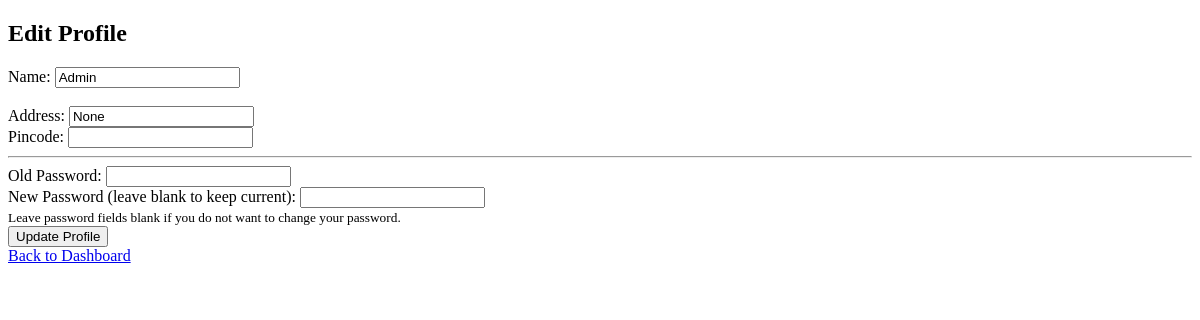
The page /edit_profile (signed in) on the database as committed earlier.
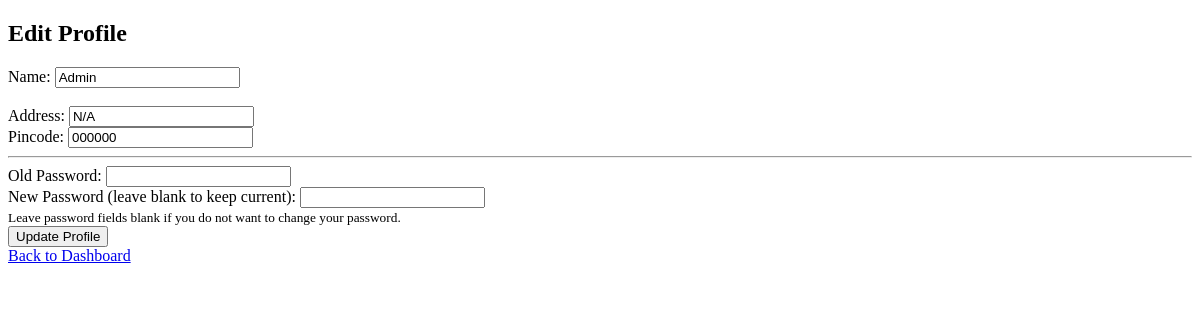
The same page on the database as committed later.
### models.py (models this page shows)
class User(db.Model):
    id = db.Column(db.Integer, primary_key=True)
    username = db.Column(db.String(80), unique=True, nullable=False)
    password = db.Column(db.String(120), nullable=False)
    name = db.Column(db.String(120), nullable=False)
    address = db.Column(db.String(200), nullable=True)
    pincode = db.Column(db.String(20), nullable=True)
    admin = db.Column(db.Boolean, default=False)

### controllers/auth_controllers.py (the view, shortened to what this page needs)
@auth_bp.route('/edit_profile', methods=['GET', 'POST'])
def edit_profile():
    if 'user_id' not in session:
        return redirect(url_for('auth.login'))
    user = User.query.get(session['user_id'])
    error = None
    return render_template('editProfile.html', user=user, error=error)

### templates/editProfile.html (shortened to what this page needs)
<!DOCTYPE html>
<html lang="en">
<head>
</head>
<body>
    <h2>Edit Profile</h2>
    <form action="{{ url_for('auth.edit_profile') }}" method="post">
        <label for="name">Name:</label>
        <input type="text" id="name" name="name" value="{{ user.name }}" required><br><br>
        <label for="address">Address:</label>
        <input type="text" id="address" name="address" value="{{ user.address }}" required><br>
        <label for="pincode">Pincode:</label>
        <input type="number" id="pincode" name="pincode" value="{{ user.pincode }}" required><br>
        <hr>
        <label for="old_password">Old Password:</label>
        <input type="password" id="old_password" name="old_password"><br>
        <label for="new_password">New Password (leave blank to keep current):</label>
        <input type="password" id="new_password" name="new_password"><br>
        <small>Leave password fields blank if you do not want to change your password.</small><br>
        <button type="submit">Update Profile</button>
    </form>
    {% if session.admin %}
    <a href="{{ url_for('admin.dashboard') }}">Back to Dashboard</a>
    {% else %}
    <a href="{{ url_for('user.dashboard') }}">Back to Dashboard</a>
    {% endif %}
</body>
</html>

Rows that differ between the two databases and show on the page:
changed User "Admin": address "None" → "N/A"; pincode (not shown) → "000000"
